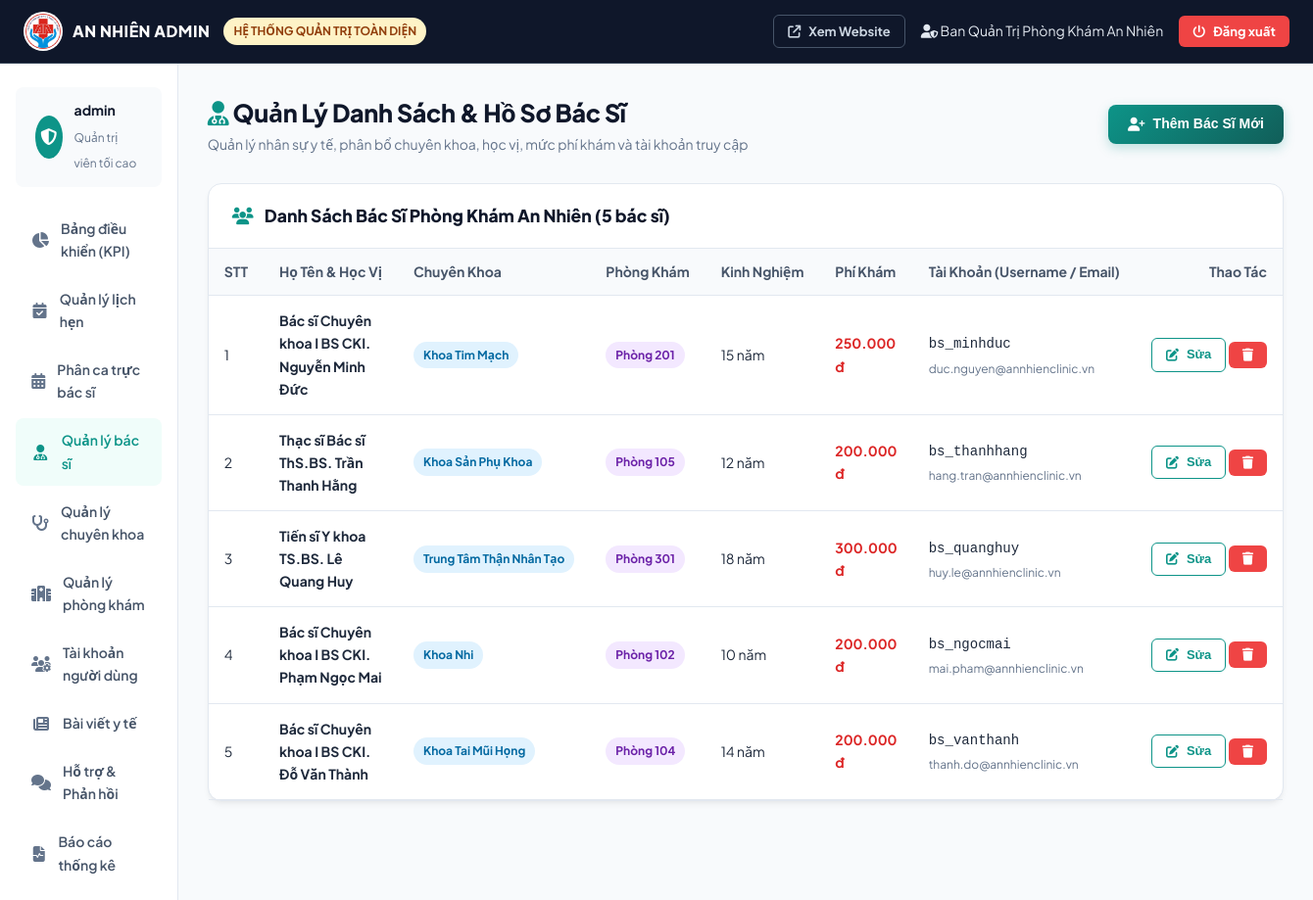
The page /admin/bac-si.php (signed in) on the database its author committed.
### tables this page shows
CREATE TABLE `doctors` (
  `id` bigint NOT NULL AUTO_INCREMENT,
  `user_id` bigint NOT NULL,
  `specialty_id` int NOT NULL,
  `full_name` varchar(100) NOT NULL,
  `degree` varchar(50) DEFAULT NULL,
  `experience_years` int DEFAULT '1',
  `consultation_fee` decimal(10,2) DEFAULT '200000.00',
  `bio` text,
  `avatar` varchar(255) DEFAULT NULL,
  `clinic_room` varchar(50) DEFAULT 'Phòng 101',
  PRIMARY KEY (`id`),
  UNIQUE KEY `user_id` (`user_id`),
  KEY `fk_doctor_specialty` (`specialty_id`),
  CONSTRAINT `fk_doctor_specialty` FOREIGN KEY (`specialty_id`) REFERENCES `specialties` (`id`) ON DELETE CASCADE,
  CONSTRAINT `fk_doctor_user` FOREIGN KEY (`user_id`) REFERENCES `users` (`id`) ON DELETE CASCADE
);

CREATE TABLE `specialties` (
  `id` int NOT NULL AUTO_INCREMENT,
  `name` varchar(100) NOT NULL,
  `description` text,
  `image_url` varchar(255) DEFAULT NULL,
  `icon` varchar(50) DEFAULT NULL,
  PRIMARY KEY (`id`),
  UNIQUE KEY `name` (`name`)
);

CREATE TABLE `users` (
  `id` bigint NOT NULL AUTO_INCREMENT,
  `username` varchar(50) NOT NULL,
  `password` varchar(255) NOT NULL,
  `full_name` varchar(100) NOT NULL,
  `email` varchar(100) NOT NULL,
  `phone` varchar(15) NOT NULL,
  `role` varchar(20) NOT NULL DEFAULT 'ROLE_PATIENT',
  `status` tinyint(1) DEFAULT '1',
  `created_at` timestamp NULL DEFAULT CURRENT_TIMESTAMP,
  PRIMARY KEY (`id`),
  UNIQUE KEY `username` (`username`),
  UNIQUE KEY `email` (`email`)
);

### includes/functions.php (called while the page is built, shortened)
<?php
function formatMoney($amount) {
    return number_format((float)$amount, 0, ',', '.') . ' đ';
}

### admin/bac-si.php (the view, shortened to what this page needs)
<?php
require_once __DIR__ . '/../includes/admin_header.php';
$doctors = $pdo->query("SELECT d.*, s.name as specialty_name, u.username, u.email, u.phone
                        FROM doctors d
                        JOIN specialties s ON d.specialty_id = s.id
                        JOIN users u ON d.user_id = u.id
                        ORDER BY d.id ASC")->fetchAll();
?>
<div class="page-header">
    <div>
        <h2><i class="fa-solid fa-user-doctor" style="color:var(--primary);"></i> Quản Lý Danh Sách & Hồ Sơ Bác Sĩ</h2>
        <p>Quản lý nhân sự y tế, phân bổ chuyên khoa, học vị, mức phí khám và tài khoản truy cập</p>
    </div>
    <button type="button" class="btn btn-primary" onclick="openDoctorCreateModal()">
        <i class="fa-solid fa-user-plus"></i> Thêm Bác Sĩ Mới
    </button>
</div>
<div class="card">
    <div class="card-header">
        <h3><i class="fa-solid fa-users" style="color:var(--primary);margin-right:8px;"></i> Danh Sách Bác Sĩ Phòng Khám An Nhiên (<?= count($doctors) ?> bác sĩ)</h3>
    </div>
    <div class="card-body" style="padding:0;">
        <div class="table-responsive">
            <table class="table">
                <thead>
                    <tr>
                        <th style="width:40px;">STT</th>
                        <th>Họ Tên & Học Vị</th>
                        <th>Chuyên Khoa</th>
                        <th>Phòng Khám</th>
                        <th>Kinh Nghiệm</th>
                        <th>Phí Khám</th>
                        <th>Tài Khoản (Username / Email)</th>
                        <th style="text-align:right;">Thao Tác</th>
                    </tr>
                </thead>
                <tbody>
                    <?php $stt = 1; foreach ($doctors as $d): ?>
                        <tr>
                            <td><?= $stt++ ?></td>
                            <td>
                                <strong><?= htmlspecialchars($d['degree']) ?> <?= htmlspecialchars($d['full_name']) ?></strong>
                            </td>
                            <td><span class="badge badge-info"><?= htmlspecialchars($d['specialty_name']) ?></span></td>
                            <td><span class="badge badge-purple"><?= htmlspecialchars($d['clinic_room']) ?></span></td>
                            <td><?= $d['experience_years'] ?> năm</td>
                            <td><strong style="color:#DC2626;"><?= formatMoney($d['consultation_fee']) ?></strong></td>
                            <td>
                                <code><?= htmlspecialchars($d['username']) ?></code><br>
                                <span style="font-size:12px;color:#64748B;"><?= htmlspecialchars($d['email']) ?></span>
                            </td>
                            <td style="text-align:right;white-space:nowrap;">
                                <button type="button" class="btn btn-sm btn-outline-primary"
                                        onclick='openDoctorEditModal(<?= json_encode($d, JSON_UNESCAPED_UNICODE) ?>)'>
                                    <i class="fa-solid fa-pen-to-square"></i> Sửa
                                </button>
                                <form method="POST" style="display:inline;" onsubmit="return confirm('Bạn có chắc muốn xóa bác sĩ này? Hành động này sẽ kiểm tra ràng buộc lịch hẹn.');">
                                    <button type="submit" class="btn btn-sm btn-danger"><i class="fa-solid fa-trash"></i></button>
                                </form>
                            </td>
                        </tr>
                    <?php endforeach; ?>
                </tbody>
            </table>
        </div>
    </div>
</div>
<?php require_once __DIR__ . '/../includes/admin_footer.php'; ?>

### assets/css/style.css (style rules this page uses)
:root { --primary: #0D9488; --primary-dark: #0F766E; --primary-deep: #115E59; --primary-light: #F0FDFA; --primary-border: #99F6E4; --primary-glow: rgba(13, 148, 136, 0.25); --secondary: #0284C7; --secondary-dark: #0369A1; --secondary-light: #F0F9FF; --accent-red: #DC2626; --accent-red-light: #FEF2F2; --accent-green: #10B981; --warning: #F59E0B; --danger: #EF4444; --info: #3B82F6; --navy-dark: #0F172A; --navy-card: #1E293B; --text-main: #1E293B; --text-muted: #64748B; --text-light: #94A3B8; --bg-body: #F8FAFC; --bg-card: #FFFFFF; --border-color: #E2E8F0; --border-light: #F1F5F9; --shadow-sm: 0 1px 3px rgba(0, 0, 0, 0.05); --shadow: 0 4px 6px -1px rgba(0, 0, 0, 0.06), 0 2px 4px -2px rgba(0, 0, 0, 0.04); --shadow-md: 0 10px 15px -3px rgba(0, 0, 0, 0.08), 0 4px 6px -4px rgba(0, 0, 0, 0.03); --shadow-lg: 0 20px 25px -5px rgba(0, 0, 0, 0.09), 0 8px 10px -6px rgba(0, 0, 0, 0.04); --shadow-glow: 0 0 20px rgba(13, 148, 136, 0.25); --radius-sm: 8px; --radius: 14px; --radius-lg: 20px; --radius-full: 9999px; --transition: all 0.28s cubic-bezier(0.4, 0, 0.2, 1); }
* { margin: 0; padding: 0; box-sizing: border-box; }
body { font-family: 'Plus Jakarta Sans', 'Inter', system-ui, -apple-system, BlinkMacSystemFont, sans-serif; color: var(--text-main); background-color: var(--bg-body); line-height: 1.65; -webkit-font-smoothing: antialiased; }
.btn { display: inline-flex; align-items: center; justify-content: center; gap: 8px; padding: 10px 20px; border-radius: var(--radius-sm); font-size: 14px; font-weight: 700; border: none; cursor: pointer; transition: var(--transition); text-decoration: none; line-height: 1.4; }
.btn-primary { background: linear-gradient(135deg, var(--primary) 0%, var(--primary-deep) 100%); color: #FFFFFF; box-shadow: 0 4px 12px var(--primary-glow); }
.btn-outline-primary { background: transparent; border: 1.5px solid var(--primary); color: var(--primary); }
.btn-danger { background: var(--danger); color: #FFFFFF; }
.btn-sm { padding: 7px 14px; font-size: 13px; border-radius: 6px; }
.badge { display: inline-flex; align-items: center; gap: 5px; padding: 4px 10px; font-size: 12px; font-weight: 700; border-radius: var(--radius-full); white-space: nowrap; }
.badge-info { background: #E0F2FE; color: #0369A1; }
.badge-purple { background: #F3E8FF; color: #6B21A8; }
.page-header { display: flex; justify-content: space-between; align-items: center; margin-bottom: 28px; flex-wrap: wrap; gap: 16px; }
.page-header h2 { font-size: 25px; font-weight: 800; color: #0F172A; letter-spacing: -0.3px; }
.page-header p { font-size: 14px; color: var(--text-muted); }
.card { background: #FFFFFF; border-radius: var(--radius); border: 1px solid var(--border-color); box-shadow: var(--shadow); margin-bottom: 24px; }
.card-header { padding: 18px 24px; border-bottom: 1px solid var(--border-color); display: flex; justify-content: space-between; align-items: center; flex-wrap: wrap; gap: 12px; }
.card-header h3 { font-size: 17.5px; font-weight: 800; color: #0F172A; }
.card-body { padding: 24px; }
.table-responsive { overflow-x: auto; }
.table { width: 100%; border-collapse: collapse; text-align: left; font-size: 14px; }
.table th { background: #F8FAFC; padding: 12px 16px; font-weight: 700; color: #475569; border-bottom: 1.5px solid var(--border-color); white-space: nowrap; }
.table td { padding: 14px 16px; border-bottom: 1px solid var(--border-color); color: #1E293B; vertical-align: middle; }

### rows shown on the page
doctors: degree "Bác sĩ Chuyên khoa I", full_name "BS CKI. Nguyễn Minh Đức", specialty.name "Khoa Tim Mạch", clinic_room "Phòng 201", experience_years "15", consultation_fee "250.000 đ", user.username "bs_minhduc", user.email "duc.nguyen@annhienclinic.vn"
doctors: degree "Thạc sĩ Bác sĩ", full_name "ThS.BS. Trần Thanh Hằng", specialty.name "Khoa Sản Phụ Khoa", clinic_room "Phòng 105", experience_years "12", consultation_fee "200.000 đ", user.username "bs_thanhhang", user.email "hang.tran@annhienclinic.vn"
doctors: degree "Tiến sĩ Y khoa", full_name "TS.BS. Lê Quang Huy", specialty.name "Trung Tâm Thận Nhân Tạo", clinic_room "Phòng 301", experience_years "18", consultation_fee "300.000 đ", user.username "bs_quanghuy", user.email "huy.le@annhienclinic.vn"
doctors: degree "Bác sĩ Chuyên khoa I", full_name "BS CKI. Phạm Ngọc Mai", specialty.name "Khoa Nhi", clinic_room "Phòng 102", experience_years "10", consultation_fee "200.000 đ", user.username "bs_ngocmai", user.email "mai.pham@annhienclinic.vn"
doctors: degree "Bác sĩ Chuyên khoa I", full_name "BS CKI. Đỗ Văn Thành", specialty.name "Khoa Tai Mũi Họng", clinic_room "Phòng 104", experience_years "14", consultation_fee "200.000 đ", user.username "bs_vanthanh", user.email "thanh.do@annhienclinic.vn"

### other values the page prints
$adminUser['full_name'] "Ban Quản Trị Phòng Khám An Nhiên"
$adminUser['username'] "admin"
count($doctors) "5"
